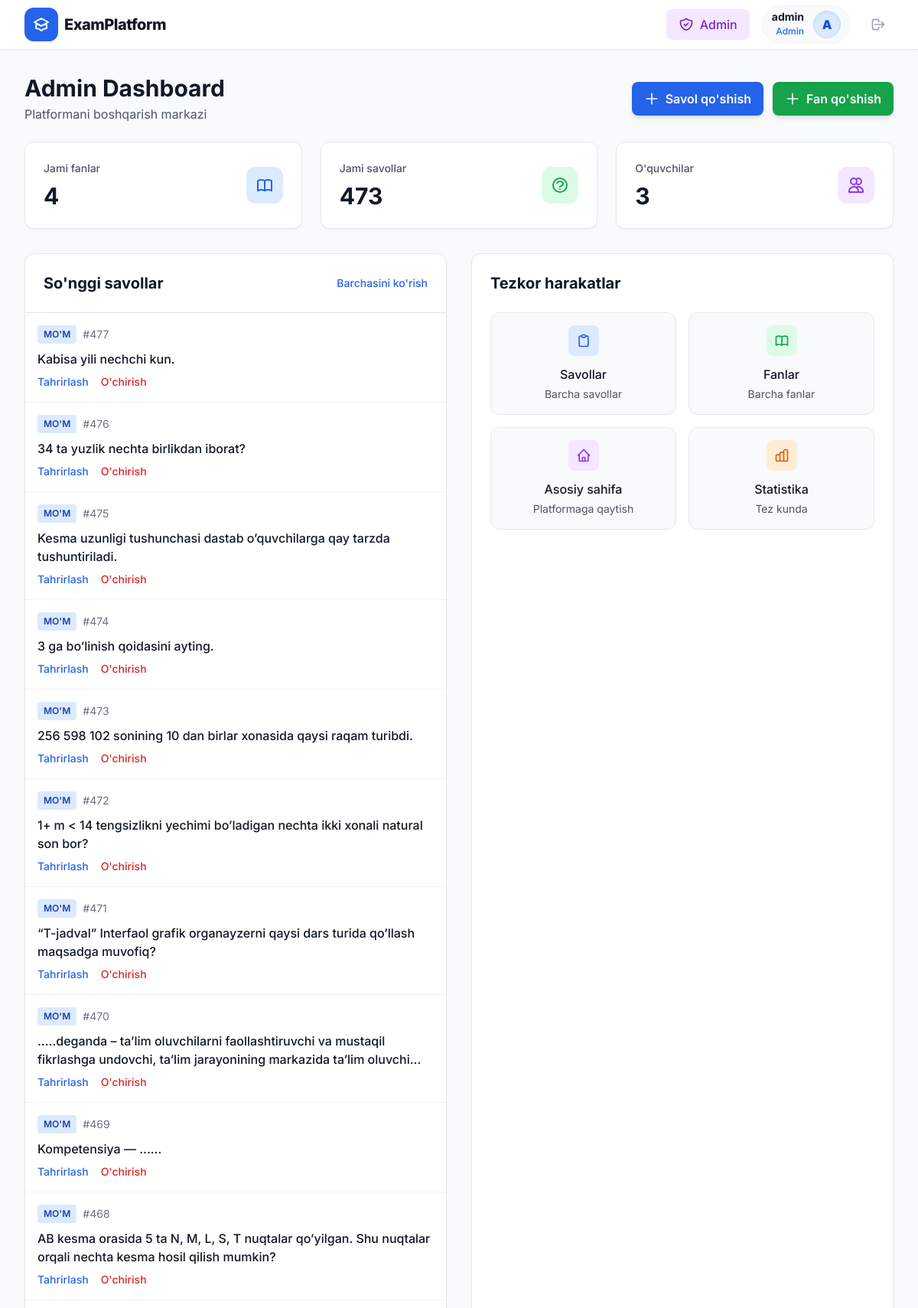
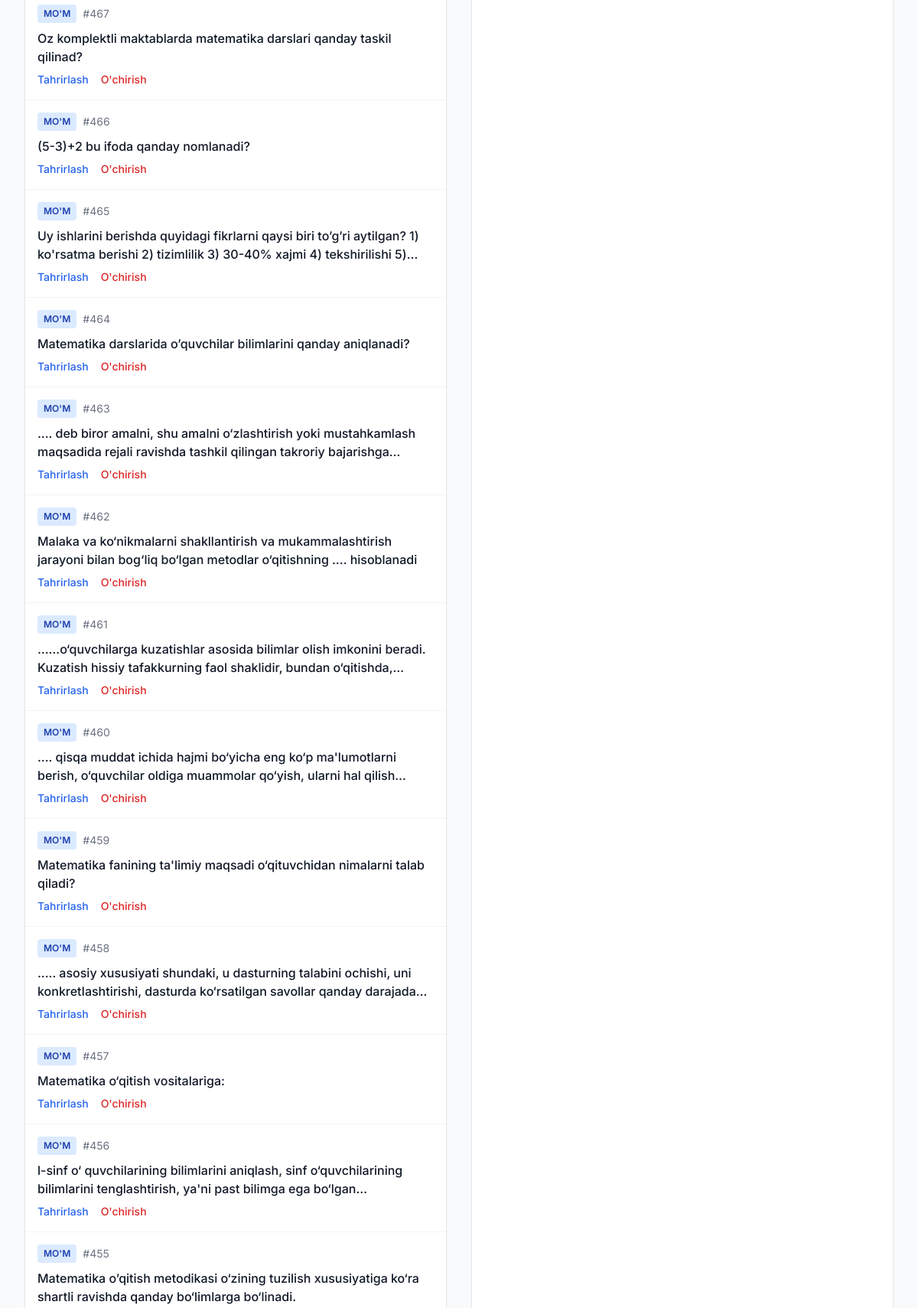
The page /dashboard/ (signed in, upper part) on the database its author committed (2 pictures, top to bottom).
### quiz/models.py (models this page shows, shortened)
class Question(models.Model):
    ANSWER_CHOICES = [
        ('A', 'A'),
        ('B', 'B'),
        ('C', 'C'),
        ('D', 'D'),
    ]
    subject = models.ForeignKey(Subject, on_delete=models.CASCADE, verbose_name="Fan")
    text = models.TextField(verbose_name="Savol matni")
    option_a = models.CharField(max_length=255, verbose_name="A varianti")
    option_b = models.CharField(max_length=255, verbose_name="B varianti")
    option_c = models.CharField(max_length=255, verbose_name="C varianti")
    option_d = models.CharField(max_length=255, verbose_name="D varianti")
    correct_answer = models.CharField(max_length=1, choices=ANSWER_CHOICES, verbose_name="To'g'ri javob")

class Subject(models.Model):
    name = models.CharField(max_length=100, verbose_name="Fan nomi")
    description = models.TextField(verbose_name="Fan tavsifi", blank=True)

### quiz/views.py (the view)
# urls.py: path('dashboard/', views.DashboardView.as_view(), name='dashboard'),
class DashboardView(LoginRequiredMixin, AdminRequiredMixin, TemplateView):
    template_name = 'dashboard.html'
    def get_context_data(self, **kwargs):
        context = super().get_context_data(**kwargs)
        context['subjects_count'] = Subject.objects.count()
        context['questions_count'] = Question.objects.count()
        context['students_count'] = User.objects.filter(is_superuser=False).count()
        context['questions'] = Question.objects.select_related('subject').order_by('-id')[:50]
        return context

### quiz/views.py (called while the page is built)
    def test_func(self):
        return self.request.user.is_superuser

### templates/dashboard.html (shortened to what this page needs)
{% extends 'base.html' %}
{% block content %}
<div class="mb-8">
    <div class="flex items-center justify-between mb-6">
        <div>
            <h1 class="text-3xl font-bold text-gray-900">Admin Dashboard</h1>
            <p class="text-gray-600 mt-1">Platformani boshqarish markazi</p>
        </div>
        <div class="flex gap-3">
            <a href="{% url 'question_add' %}" class="bg-blue-600 hover:bg-blue-700 text-white font-semibold py-2.5 px-4 rounded-lg transition duration-200 flex items-center gap-2 shadow-md">
                <svg class="w-5 h-5" fill="none" stroke="currentColor" viewBox="0 0 24 24">
                    <path stroke-linecap="round" stroke-linejoin="round" stroke-width="2" d="M12 4v16m8-8H4"></path>
                </svg>
                Savol qo'shish
            </a>
            <a href="{% url 'subject_add' %}" class="bg-green-600 hover:bg-green-700 text-white font-semibold py-2.5 px-4 rounded-lg transition duration-200 flex items-center gap-2 shadow-md">
                <svg class="w-5 h-5" fill="none" stroke="currentColor" viewBox="0 0 24 24">
                    <path stroke-linecap="round" stroke-linejoin="round" stroke-width="2" d="M12 4v16m8-8H4"></path>
                </svg>
                Fan qo'shish
            </a>
        </div>
    </div>
    <div class="grid grid-cols-1 md:grid-cols-3 gap-6 mb-8">
        <div class="bg-white rounded-xl border border-gray-200 shadow-sm p-6 hover:shadow-lg transition-shadow">
            <div class="flex items-center justify-between">
                <div>
                    <p class="text-sm font-medium text-gray-600">Jami fanlar</p>
                    <p class="text-3xl font-bold text-gray-900 mt-2">{{ subjects_count }}</p>
                </div>
                <div class="h-12 w-12 bg-blue-100 rounded-xl flex items-center justify-center">
                </div>
            </div>
        </div>
        <div class="bg-white rounded-xl border border-gray-200 shadow-sm p-6 hover:shadow-lg transition-shadow">
            <div class="flex items-center justify-between">
                <div>
                    <p class="text-sm font-medium text-gray-600">Jami savollar</p>
                    <p class="text-3xl font-bold text-gray-900 mt-2">{{ questions_count }}</p>
                </div>
                <div class="h-12 w-12 bg-green-100 rounded-xl flex items-center justify-center">
                </div>
            </div>
        </div>
        <div class="bg-white rounded-xl border border-gray-200 shadow-sm p-6 hover:shadow-lg transition-shadow">
            <div class="flex items-center justify-between">
                <div>
                    <p class="text-sm font-medium text-gray-600">O'quvchilar</p>
                    <p class="text-3xl font-bold text-gray-900 mt-2">{{ students_count }}</p>
                </div>
                <div class="h-12 w-12 bg-purple-100 rounded-xl flex items-center justify-center">
                    <svg class="w-6 h-6 text-purple-600" fill="none" stroke="currentColor" viewBox="0 0 24 24">
                        <path stroke-linecap="round" stroke-linejoin="round" stroke-width="2" d="M12 4.354a4 4 0 110 5.292M15 21H3v-1a6 6 0 0112 0v1zm0 0h6v-1a6 6 0 00-9-5.197M13 7a4 4 0 11-8 0 4 4 0 018 0z"></path>
                    </svg>
                </div>
            </div>
        </div>
    </div>
    <div class="grid grid-cols-1 lg:grid-cols-2 gap-8">
        <div class="bg-white rounded-xl border border-gray-200 shadow-sm">
            <div class="p-6 border-b border-gray-200">
                <div class="flex items-center justify-between">
                    <h2 class="text-xl font-bold text-gray-900">So'nggi savollar</h2>
                    <a href="{% url 'question_list' %}" class="text-blue-600 hover:text-blue-700 font-medium text-sm">Barchasini ko'rish</a>
                </div>
            </div>
            <div class="divide-y divide-gray-100">
                {% for question in questions %}
                <div class="p-4 hover:bg-gray-50 transition-colors">
                    <div class="flex items-start justify-between">
                        <div class="flex-1">
                            <div class="flex items-center gap-2 mb-2">
                                <span class="bg-blue-100 text-blue-800 text-xs font-semibold px-2 py-1 rounded">{{ question.subject.name }}</span>
                                <span class="text-gray-500 text-sm">#{{ question.id }}</span>
                            </div>
                            <p class="text-gray-900 font-medium line-clamp-2">{{ question.text }}</p>
                            <div class="flex items-center gap-4 mt-2">
                                <a href="{% url 'question_edit' question.id %}" class="text-blue-600 hover:text-blue-700 text-sm font-medium">Tahrirlash</a>
                                <a href="{% url 'question_delete' question.id %}" class="text-red-600 hover:text-red-700 text-sm font-medium">O'chirish</a>
                            </div>
                        </div>
                    </div>
                </div>
                {% endfor %}
            </div>
        </div>
        <div class="bg-white rounded-xl border border-gray-200 shadow-sm p-6">
            <h2 class="text-xl font-bold text-gray-900 mb-6">Tezkor harakatlar</h2>
            <div class="grid grid-cols-2 gap-4">
                <a href="{% url 'question_list' %}" class="bg-gray-50 hover:bg-gray-100 border border-gray-200 rounded-xl p-4 text-center transition-colors">
                    <div class="h-10 w-10 bg-blue-100 rounded-lg flex items-center justify-center mx-auto mb-3">
                        <svg class="w-5 h-5 text-blue-600" fill="none" stroke="currentColor" viewBox="0 0 24 24">
                            <path stroke-linecap="round" stroke-linejoin="round" stroke-width="2" d="M9 5H7a2 2 0 00-2 2v12a2 2 0 002 2h10a2 2 0 002-2V7a2 2 0 00-2-2h-2M9 5a2 2 0 002 2h2a2 2 0 002-2M9 5a2 2 0 012-2h2a2 2 0 012 2"></path>
                        </svg>
                    </div>
                    <p class="font-medium text-gray-900">Savollar</p>
                    <p class="text-sm text-gray-600 mt-1">Barcha savollar</p>
                </a>
                <a href="{% url 'subject_list' %}" class="bg-gray-50 hover:bg-gray-100 border border-gray-200 rounded-xl p-4 text-center transition-colors">
                    <div class="h-10 w-10 bg-green-100 rounded-lg flex items-center justify-center mx-auto mb-3">
                    </div>
                    <p class="font-medium text-gray-900">Fanlar</p>
                    <p class="text-sm text-gray-600 mt-1">Barcha fanlar</p>
                </a>
                <a href="{% url 'home' %}" class="bg-gray-50 hover:bg-gray-100 border border-gray-200 rounded-xl p-4 text-center transition-colors">
                    <div class="h-10 w-10 bg-purple-100 rounded-lg flex items-center justify-center mx-auto mb-3">
                    </div>
                    <p class="font-medium text-gray-900">Asosiy sahifa</p>
                    <p class="text-sm text-gray-600 mt-1">Platformaga qaytish</p>
                </a>
                <div class="bg-gray-50 border border-gray-200 rounded-xl p-4 text-center">
                    <div class="h-10 w-10 bg-orange-100 rounded-lg flex items-center justify-center mx-auto mb-3">
                    </div>
                    <p class="font-medium text-gray-900">Statistika</p>
                    <p class="text-sm text-gray-600 mt-1">Tez kunda</p>
                </div>
            </div>
        </div>
    </div>
</div>
{% endblock %}

### templates/base.html (shortened to what this page needs)
{% load static %}
<!DOCTYPE html>
<html lang="uz">
<head>
    <script src="https://cdn.tailwindcss.com"></script>
    <link rel="stylesheet" href="{% static 'css/quiz.css' %}">
</head>
<body class="bg-gray-50 text-gray-800 antialiased flex flex-col min-h-screen">
    <nav class="bg-white shadow-sm border-b border-gray-200 sticky top-0 z-50">
        <div class="max-w-7xl mx-auto px-4 sm:px-6 lg:px-8">
            <div class="flex justify-between h-16">
                <div class="flex items-center">
                    <a href="{% url 'home' %}" class="flex items-center gap-2 group">
                        <div class="bg-blue-600 text-white p-2.5 rounded-xl group-hover:bg-blue-700 transition-smooth shadow-sm">
                        </div>
                        <span class="text-xl font-extrabold text-gray-900 tracking-tight group-hover:text-blue-700 transition-smooth">ExamPlatform</span>
                    </a>
                </div>
                <div class="flex items-center space-x-2 sm:space-x-4">
                    {% if user.is_authenticated %}
                    {% if user.is_superuser %}
                    <a href="{% url 'dashboard' %}" class="bg-purple-100 hover:bg-purple-200 text-purple-700 font-medium py-2 px-4 rounded-lg transition duration-200 flex items-center gap-2">
                        Admin
                    </a>
                    {% endif %}
                    <div class="flex items-center gap-3 bg-gray-50 py-1.5 px-3 rounded-full border border-gray-100">
                        <div class="hidden sm:block text-right">
                            <p class="text-sm font-bold text-gray-900 leading-none">{{ user.username }}</p>
                            <p class="text-xs text-blue-600 font-medium mt-1">{% if user.is_superuser %}Admin{% else %}O'quvchi{% endif %}</p>
                        </div>
                        <div class="h-9 w-9 rounded-full bg-blue-100 border border-blue-200 flex items-center justify-center text-blue-700 font-black shadow-inner">
                            {{ user.username|make_list|first|upper }}
                        </div>
                    </div>
                    <form method="POST" action="{% url 'logout' %}" class="inline m-0 p-0">
                        <button type="submit" class="text-gray-400 hover:text-red-600 hover:bg-red-50 p-2.5 rounded-xl transition-smooth" title="Tizimdan chiqish">
                            <svg class="w-5 h-5" fill="none" stroke="currentColor" viewBox="0 0 24 24">
                                <path stroke-linecap="round" stroke-linejoin="round" stroke-width="2" d="M17 16l4-4m0 0l-4-4m4 4H7m6 4v1a3 3 0 01-3 3H6a3 3 0 01-3-3V7a3 3 0 013-3h4a3 3 0 013 3v1"></path>
                            </svg>
                        </button>
                    </form>
                    {% endif %}
                </div>
            </div>
        </div>
    </nav>
    <main class="flex-grow max-w-7xl mx-auto px-4 sm:px-6 lg:px-8 py-8 w-full">
        {% block content %}
        {% endblock %}
    </main>
</body>
</html>

### templates/base.html (style rules this page uses)
body { font-family: 'Inter', sans-serif; }
.transition-smooth { transition: all 0.3s cubic-bezier(0.4, 0, 0.2, 1); }

### rows shown on the page
Question: subject.name "MO'M", id "477", text "Kabisa yili nechchi kun."
Question: subject.name "MO'M", id "476", text "34 ta yuzlik nechta birlikdan iborat?"
Question: subject.name "MO'M", id "475", text "Kesma uzunligi tushunchasi dastab o’quvchilarga qay tarzda tushuntiriladi."
Question: subject.name "MO'M", id "474", text "3 ga bo’linish qoidasini ayting."
Question: subject.name "MO'M", id "473", text "256 598 102 sonining 10 dan birlar xonasida qaysi raqam turibdi."
Question: subject.name "MO'M", id "472", text "1+ m < 14 tengsizlikni yechimi bo’ladigan nechta ikki xonali natural son bor?"
Question: subject.name "MO'M", id "471", text "“T-jadval” Interfaol grafik organayzerni qaysi dars turida qo’llash maqsadga muvofiq?"
Question: subject.name "MO'M", id "470", text "…..deganda – ta’lim oluvchilarni faollashtiruvchi va mustaqil fikrlashga undovchi, ta’lim jarayonining markazida ta’lim…"
Question: subject.name "MO'M", id "469", text "Kompetensiya — ……"
Question: subject.name "MO'M", id "468", text "AB kesma orasida 5 ta N, M, L, S, T nuqtalar qo’yilgan. Shu nuqtalar orqali nechta kesma hosil qilish mumkin?"
Question: subject.name "MO'M", id "467", text "Oz komplektli maktablarda matematika darslari qanday taskil qilinad?"
Question: subject.name "MO'M", id "466", text "(5-3)+2 bu ifoda qanday nomlanadi?"
Question: subject.name "MO'M", id "465", text "Uy ishlarini berishda quyidagi fikrlarni qaysi biri to’g’ri aytilgan? 1) ko'rsatma berishi 2) tizimlilik 3) 30-40% xajmi 4) tekshirilishi…"
Question: subject.name "MO'M", id "464", text "Matematika darslarida o’quvchilar bilimlarini qanday aniqlanadi?"
Question: subject.name "MO'M", id "463", text "…. deb biror amalni, shu amalni o‘zlashtirish yoki mustahkamlash maqsadida rejali ravishda tashkil qilingan takroriy…"
Question: subject.name "MO'M", id "462", text "Malaka va ko‘nikmalarni shakllantirish va mukammalashtirish jarayoni bilan bog‘liq bo‘lgan metodlar o‘qitishning …. hisoblanadi"
Question: subject.name "MO'M", id "461", text "……o‘quvchilarga kuzatishlar asosida bilimlar olish imkonini beradi. Kuzatish hissiy tafakkurning faol shaklidir, bundan…"
Question: subject.name "MO'M", id "460", text "…. qisqa muddat ichida hajmi bo‘yicha eng ko‘p ma'lumotlarni berish, o‘quvchilar oldiga muammolar qo‘yish, ularni hal…"
Question: subject.name "MO'M", id "459", text "Matematika fanining ta'limiy maqsadi o‘qituvchidan nimalarni talab qiladi?"
Question: subject.name "MO'M", id "458", text "..... asosiy xususiyati shundaki, u dasturning talabini ochishi, uni konkretIashtirishi, dasturda ko‘rsatilgan savollar qanday…"
Question: subject.name "MO'M", id "457", text "Matematika o‘qitish vositalariga:"
Question: subject.name "MO'M", id "456", text "l-sinf o‘ quvchilarining bilimlarini aniqlash, sinf o‘quvchilarining bilimlarini tenglashtirish, ya'ni past bilimga ega…"
Question: subject.name "MO'M", id "455", text "Matematika o’qitish metodikasi o‘zining tuzilish xususiyatiga ko‘ra shartli ravishda qanday bo‘limlarga bo‘linadi."

### other values the page prints
{{ user.username }} "admin"
{{ user.username|make_list|first|upper }} "A"
{{ subjects_count }} "4"
{{ questions_count }} "473"
{{ students_count }} "3"
